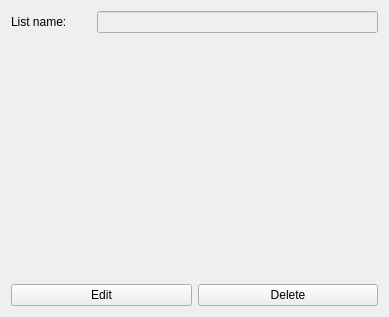
<?xml version="1.0" encoding="UTF-8"?>
<ui version="4.0">
 <class>ListViewSubPage</class>
 <widget class="QWidget" name="ListViewSubPage">
  <property name="geometry">
   <rect>
    <x>0</x>
    <y>0</y>
    <width>389</width>
    <height>317</height>
   </rect>
  </property>
  <property name="windowTitle">
   <string>Form</string>
  </property>
  <layout class="QGridLayout" name="gridLayout" columnstretch="0">
   <item row="1" column="0">
    <spacer name="verticalSpacer">
     <property name="orientation">
      <enum>Qt::Vertical</enum>
     </property>
     <property name="sizeHint" stdset="0">
      <size>
       <width>20</width>
       <height>40</height>
      </size>
     </property>
    </spacer>
   </item>
   <item row="2" column="0">
    <layout class="QHBoxLayout" name="horizontalLayout_3">
     <item>
      <widget class="QPushButton" name="EditButton">
       <property name="text">
        <string>Edit</string>
       </property>
      </widget>
     </item>
     <item>
      <widget class="QPushButton" name="DeleteButton">
       <property name="text">
        <string>Delete</string>
       </property>
      </widget>
     </item>
    </layout>
   </item>
   <item row="0" column="0">
    <layout class="QVBoxLayout" name="verticalLayout">
     <item>
      <layout class="QHBoxLayout" name="horizontalLayout">
       <item>
        <widget class="QLabel" name="label">
         <property name="minimumSize">
          <size>
           <width>80</width>
           <height>0</height>
          </size>
         </property>
         <property name="text">
          <string>List name:</string>
         </property>
        </widget>
       </item>
       <item>
        <widget class="QLineEdit" name="ListName">
         <property name="enabled">
          <bool>false</bool>
         </property>
         <property name="maximumSize">
          <size>
           <width>16777215</width>
           <height>16777215</height>
          </size>
         </property>
        </widget>
       </item>
      </layout>
     </item>
     <item>
      <layout class="QHBoxLayout" name="horizontalLayout_2"/>
     </item>
    </layout>
   </item>
  </layout>
 </widget>
 <resources/>
 <connections/>
</ui>
